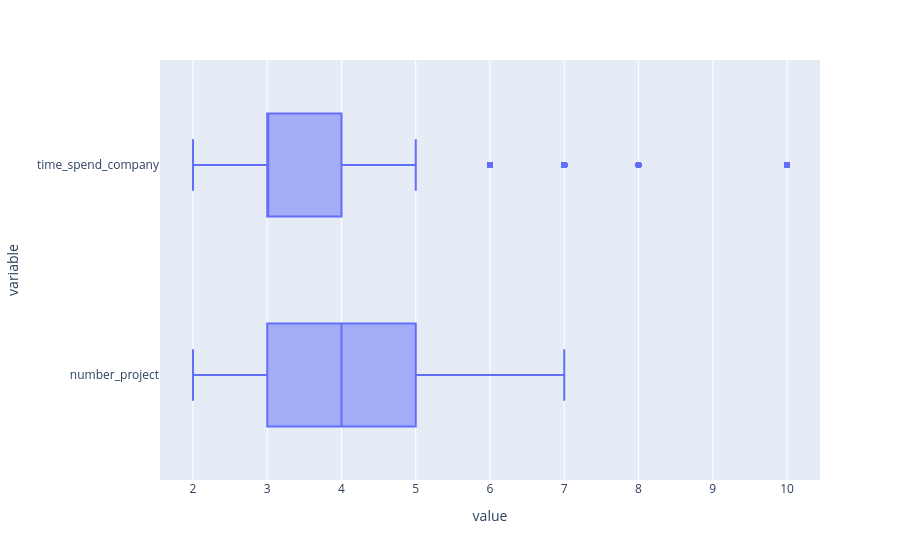

Write notebook code for a chart like this one.
### Code cell
px.box(df, x = ['number_project', 'time_spend_company'])

### Figure 1 — Plotly figure (JSON) as saved in the notebook; plotly's stock layout.template omitted (floating-point values rounded to 4 significant figures; data arrays with more than 128 entries replaced by an {"elided": "..."} marker saying what was removed)
{"data": [{"alignmentgroup": "True", "hovertemplate": "value=%{x}<br>variable=%{y}<extra></extra>", "legendgroup": "", "marker": {"color": "#636efa"}, "name": "", "notched": false, "offsetgroup": "", "orientation": "h", "showlegend": false, "type": "box", "x": {"elided": "23982 int values"}, "x0": " ", "xaxis": "x", "y": {"elided": "23982 str values"}, "y0": " ", "yaxis": "y"}], "layout": {"boxmode": "group", "legend": {"tracegroupgap": 0}, "margin": {"t": 60}, "xaxis": {"anchor": "y", "domain": [0, 1], "title": {"text": "value"}}, "yaxis": {"anchor": "x", "domain": [0, 1], "title": {"text": "variable"}}}}
